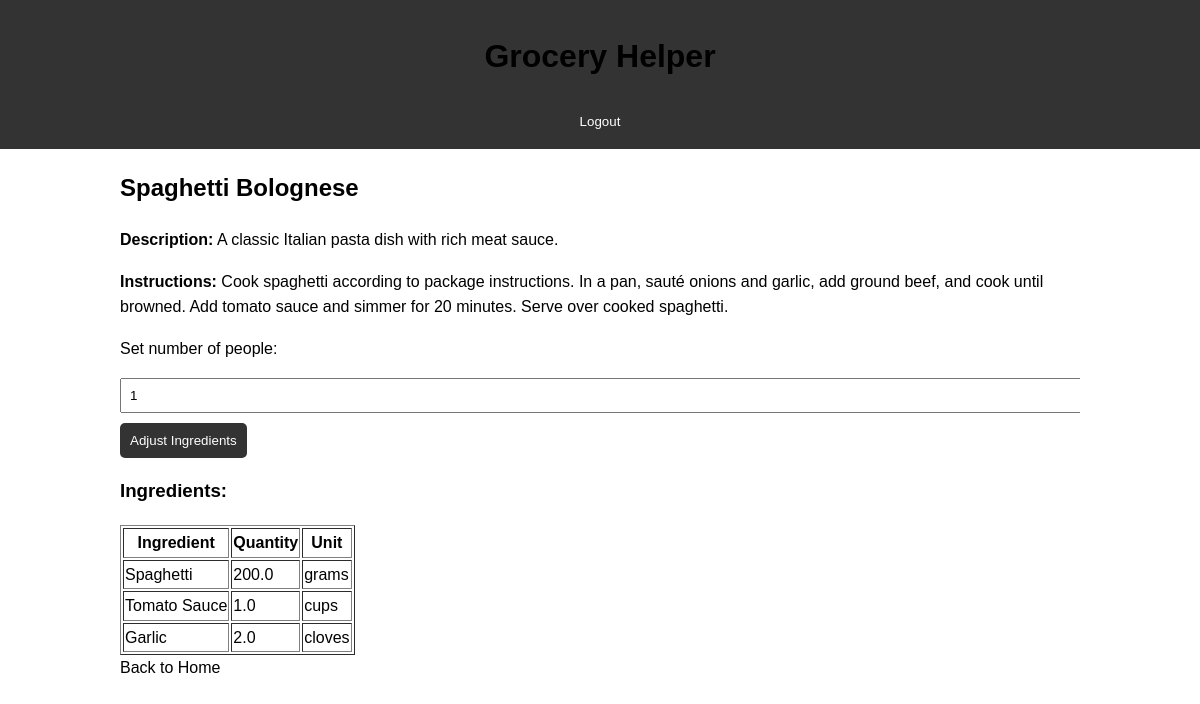
The app's page /meal/1 (signed in) with its own data.
### tables this page shows
CREATE TABLE meals (
    id INTEGER PRIMARY KEY AUTOINCREMENT,
    name TEXT NOT NULL,
    description TEXT,
    instructions TEXT
);

CREATE TABLE meals_ingredients (
    meal_id INTEGER,
    ingredient_id INTEGER,
    quantity REAL,
    PRIMARY KEY (meal_id, ingredient_id),
    FOREIGN KEY (meal_id) REFERENCES meals (id),
    FOREIGN KEY (ingredient_id) REFERENCES ingredients (id)
);

CREATE TABLE ingredients (
    id INTEGER PRIMARY KEY AUTOINCREMENT,
    name TEXT NOT NULL UNIQUE,
    unit TEXT,
    calories REAL
);

### app.py (the view)
@app.route('/meal/<int:meal_id>')
def meal_details(meal_id):
    if 'email' not in session:
        return redirect(url_for('login'))
    meal = get_meal_by_id(meal_id)
    conn = sqlite3.connect('meals.db')
    conn.row_factory = sqlite3.Row  # This will allow access by column name
    cursor = conn.cursor()
    cursor.execute("SELECT ingredients.name, meals_ingredients.quantity, ingredients.unit FROM meals_ingredients JOIN ingredients ON meals_ingredients.ingredient_id = ingredients.id WHERE meals_ingredients.meal_id = ?;", (meal_id,))
    ingredients = cursor.fetchall()
    if meal:
        return render_template('meal_details.html', meal=meal, ingredients=ingredients)
    return "Meal not found", 404

### app.py (called while the page is built)
def get_meal_by_id(meal_id):
    conn = sqlite3.connect('meals.db')
    conn.row_factory = sqlite3.Row  # This will allow access by column name
    cursor = conn.cursor()
    cursor.execute("SELECT * FROM meals WHERE id = ?", (meal_id,))
    meal = cursor.fetchone()
    conn.close()
    return meal

### templates/meal_details.html (shortened to what this page needs)
{% extends "base.html" %}
{% block content %}
<h2>{{ meal[1] }}</h2>
<p><strong>Description:</strong> {{ meal[2] }}</p>
<p><strong>Instructions:</strong> {{ meal[3] }}</p>
<p>Set number of people:</p>
<input type="number" id="numPeople" value="1" min="1" onchange="adjustIngredients()" />
<button onclick="adjustIngredients()">Adjust Ingredients</button>
<h3>Ingredients:</h3>
<table border="1" id="ingredientsTable">
    <thead>
        <tr>
            <th>Ingredient</th>
            <th>Quantity</th>
            <th>Unit</th>
        </tr>
    </thead>
    <tbody>
        {% for ingredient in ingredients %}
        <tr>
            <td>{{ ingredient['name'] }}</td>
            <td class="quantity" data-original="{{ ingredient['quantity'] }}">{{ ingredient['quantity'] }}</td>
            <td>{{ ingredient['unit'] }}</td>
        </tr>
        {% endfor %}
    </tbody>
</table>
<a href="/">Back to Home</a>
{% endblock %}

### templates/base.html (shortened to what this page needs)
<!DOCTYPE html>
<html lang="en">
<head>
    <link rel="stylesheet" href="{{ url_for('static', filename='styles.css') }}">
</head>
<body>
    <header>
        <h1><a href="{{ url_for('home') }}">Grocery Helper</a></h1>
        {% if session['email'] %}
            <button onclick="window.location.href='{{ url_for('logout') }}'">Logout</button>
        {% endif %}
    </header>
    <div class="container">
        {% block content %}{% endblock %}
    </div>
</body>
</html>

### static/styles.css (style rules this page uses)
body { font-family: Arial, sans-serif; line-height: 1.6; margin: 0; padding: 0; }
.container { width: 80%; margin: auto; overflow: hidden; }
header { background: #333; color: #fff; padding: 10px 0; text-align: center; }
input { width: 100%; padding: 8px; margin-bottom: 10px; }
button { background-color: #333; color: white; padding: 10px; border: none; border-radius: 5px; cursor: pointer; }
a:link { color: black; background-color: transparent; text-decoration: none; }

### records on screen
meals: name "Spaghetti Bolognese", description "A classic Italian pasta dish with rich meat sauce.", instructions "Cook spaghetti according to package instructions. In a pan, sauté onions and garlic, add ground beef, and cook until browned. Add tomato sauce and simmer for 20 minutes. Serve over cooked spaghetti."
meals_ingredients: name "Spaghetti", quantity "200.0", unit "grams"
meals_ingredients: name "Tomato Sauce", quantity "1.0", unit "cups"
meals_ingredients: name "Garlic", quantity "2.0", unit "cloves"
